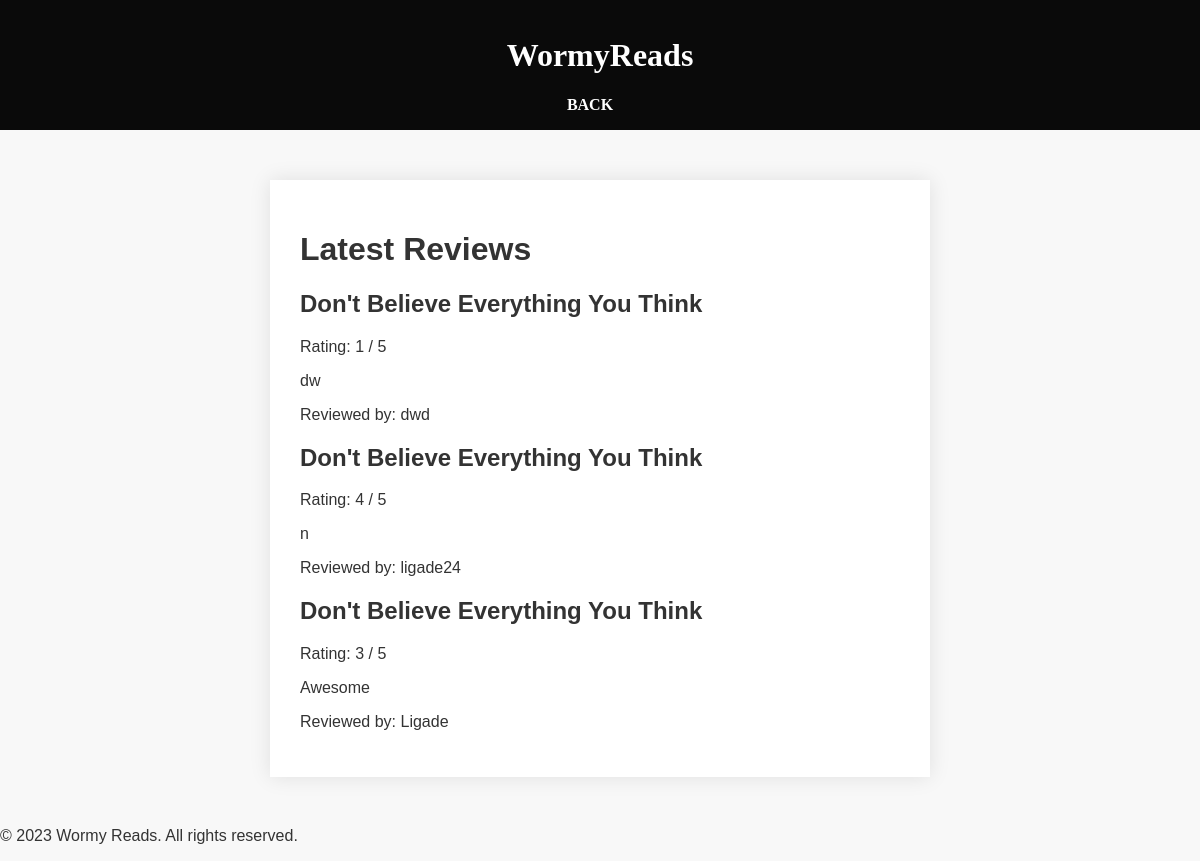
Screenshot of /books/latest_reviews/ with the database file from the repository.
### books/models.py (models this page shows, shortened)
class Review(models.Model):
    book = models.ForeignKey(Book, on_delete=models.CASCADE)
    user = models.CharField(max_length=100)  # Assuming a simple user field for demonstration
    text = models.TextField()
    date_posted = models.DateTimeField(default=timezone.now)
    rating = models.PositiveIntegerField(default=0)  # Default value added here
    comment = models.TextField()
    comment = models.CharField(max_length=200, default='')

class Book(models.Model):
    title = models.CharField(max_length=255)
    author = models.CharField(max_length=255)
    description = models.TextField()
    cover_image = models.ImageField(upload_to='covers/')
    genre = models.ForeignKey(Genre, on_delete=models.SET_NULL, null=True)

### books/views.py (the view)
# urls.py: path('latest_reviews/', views.latest_reviews, name='latest_reviews'),
def latest_reviews(request):
    latest_reviews = Review.objects.all().order_by('-date_posted')[:10]
    return render(request, 'books/latest_reviews.html', {'reviews': latest_reviews})

### books/templates/books/latest_reviews.html
{% extends 'base.html' %}
{% block content %}
<h1>Latest Reviews</h1>
{% for review in reviews %}
    <div class="review">
        <h2>{{ review.book.title }}</h2>
        <p>Rating: {{ review.rating }} / 5</p>
        <p>{{ review.comment }}</p>
        <p>Reviewed by: {{ review.user }}</p>
    </div>
{% endfor %}
{% endblock %}

### books/templates/base.html (shortened to what this page needs)
{% load static %}
<!DOCTYPE html>
<html lang="en">
<head>
    <link rel="stylesheet" type="text/css" href="{% static 'css/styles.css' %}">
</head>
<body>
    <header>
        <h1>WormyReads</h1>
        <nav>
            <ul>
                <li><a href="{% url 'books:book_list' %}">BACK</a></li>
            </ul>
        </nav>
    </header>
    <main>
        {% block content %}{% endblock %}
    </main>
    <footer>
        <p>&copy; 2023 Wormy Reads. All rights reserved.</p>
    </footer>
</body>
</html>

### books/static/css/styles.css (style rules this page uses)
body { font-family: 'Arial', sans-serif; background-color: #f8f8f8; color: #333; margin: 0; }
header { background-color: #0a0a0a; color: #fff; text-align: center; padding: 1em 0; font-family: 'Times New Roman', Times, serif }
nav ul { list-style-type: none; margin: 0; padding: 0; }
nav ul li { display: inline-block; margin-right: 20px; }
nav a { text-decoration: none; color: #fff; font-weight: bold; }
main { max-width: 600px; margin: 50px auto; padding: 30px; background-color: #fff; box-shadow: 0 0 20px rgba(0, 0, 0, 0.1); transition: box-shadow 0.3s ease-in-out; }

### rows the page displays
Review: book "Don't Believe Everything You Think", rating "1", comment "dw", user "dwd"
Review: book "Don't Believe Everything You Think", rating "4", comment "n", user "ligade24"
Review: book "Don't Believe Everything You Think", rating "3", comment "Awesome", user "Ligade"
